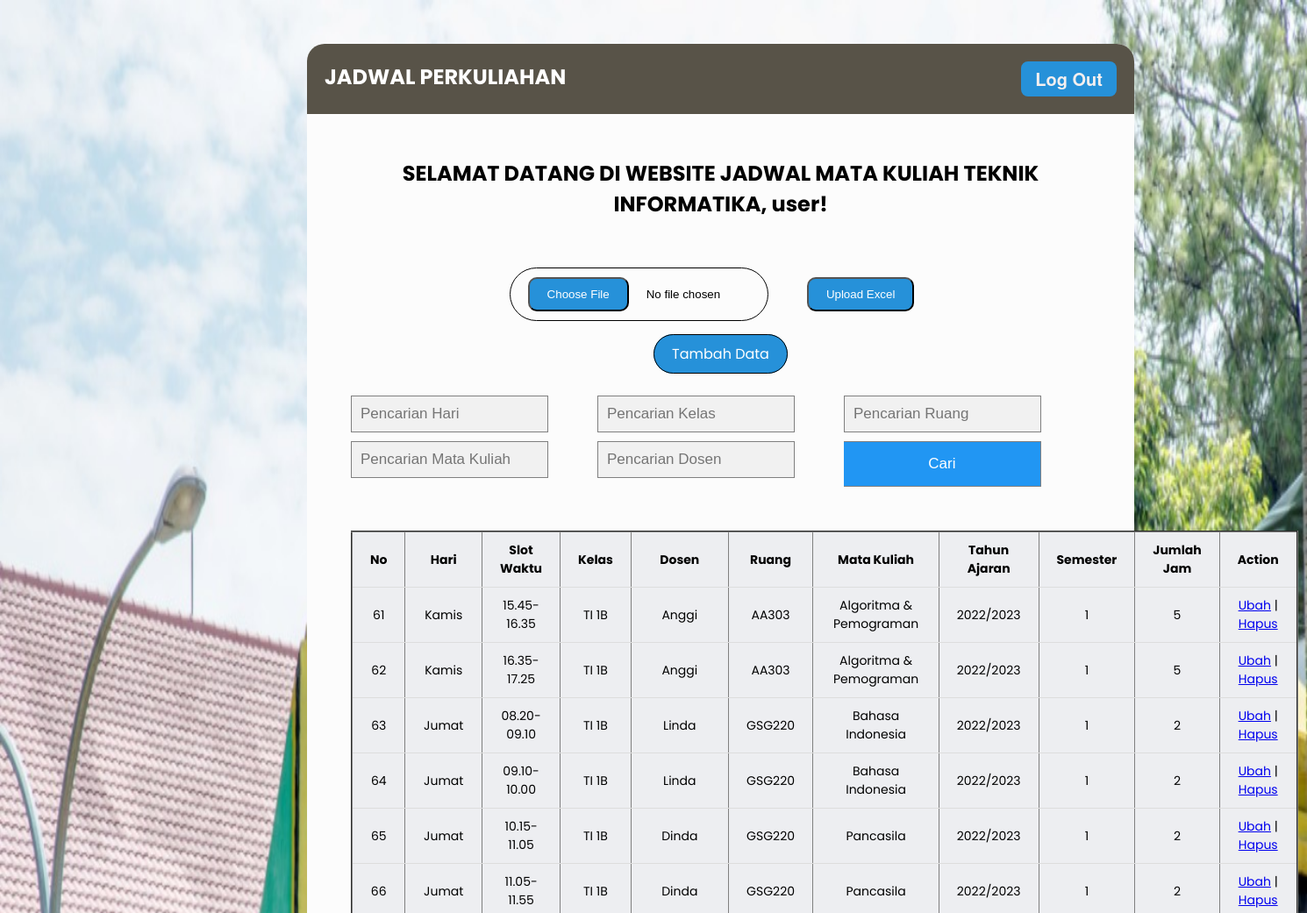
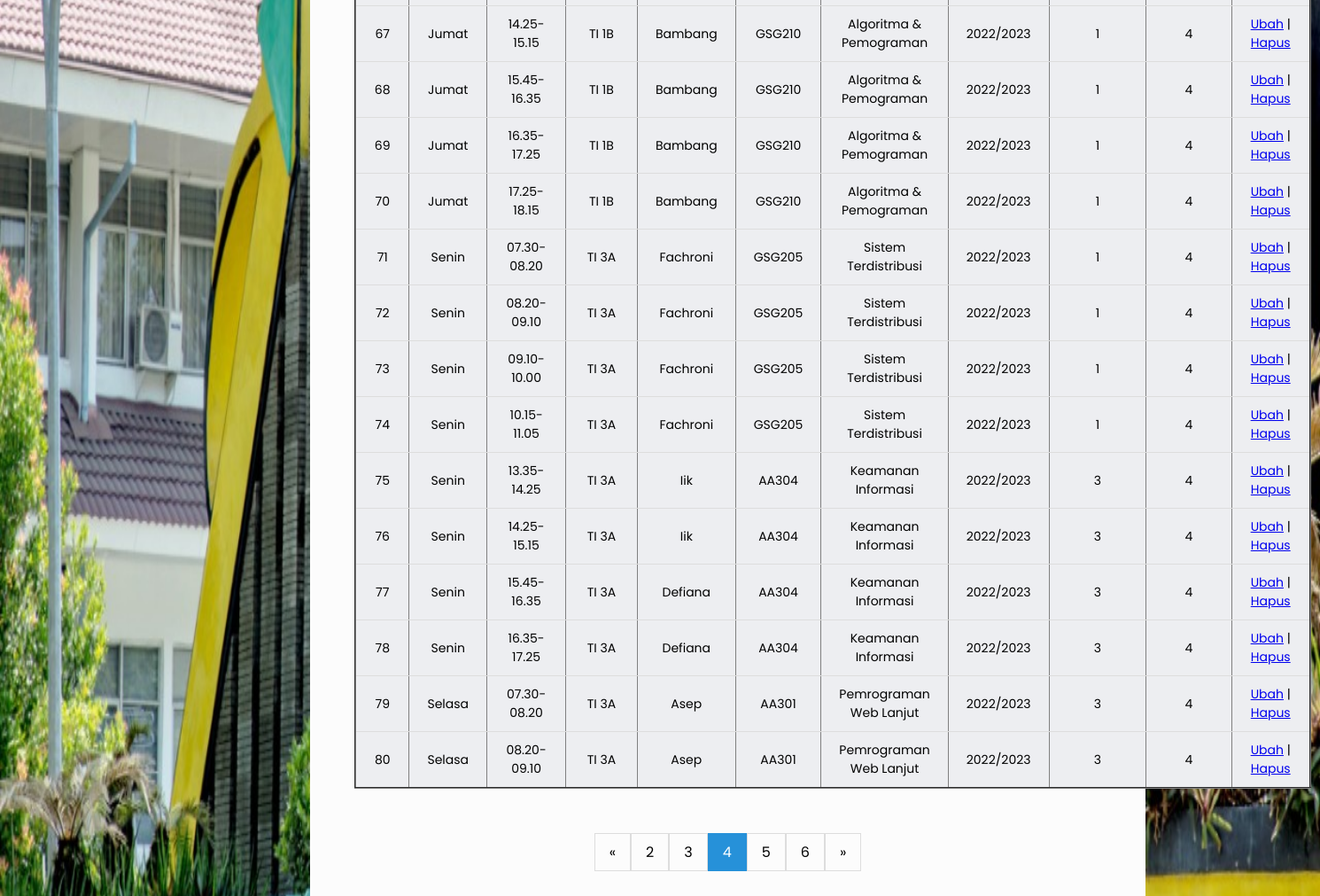
Screenshot of /admin.php?page=4 (signed in) with the database file from the repository (2 pictures, top to bottom).
### tables this page shows
CREATE TABLE `jadwal` (
  `id` int(11) NOT NULL,
  `hari` varchar(50) DEFAULT NULL,
  `slot_waktu` varchar(50) DEFAULT NULL,
  `kelas` varchar(100) DEFAULT NULL,
  `dosen` varchar(50) DEFAULT NULL,
  `ruang` varchar(50) DEFAULT NULL,
  `mata_kuliah` varchar(50) DEFAULT NULL,
  `tahun_ajaran` varchar(50) DEFAULT NULL,
  `semester` varchar(50) DEFAULT NULL,
  `jumlah_jam` int(11) DEFAULT NULL
);

### function/test.php (called while the page is built, shortened)
<?php
    $conn = mysqli_connect("localhost","root","","mahasiswa");
    $sql = "SELECT * FROM jadwal";
    $results = $conn->query($sql);
?>

### admin.php (the view, shortened to what this page needs)
<?php
    $query = "SELECT * FROM jadwal";
    $hari = isset($_GET["hari"]) ? $_GET["hari"] : "";
    $kelas = isset($_GET["kelas"]) ? $_GET["kelas"] : "";
    $ruang = isset($_GET["ruang"]) ? $_GET["ruang"] : "";
    $mata_kuliah = isset($_GET["mata_kuliah"]) ? $_GET["mata_kuliah"] : "";
    $nama_dosen = isset($_GET["nama_dosen"]) ? $_GET["nama_dosen"] : "";
    include 'function/crud.php';
    include 'function/test.php';
?>
<!DOCTYPE html>
<html lang="en">
    <head>
        <link rel="stylesheet" href="css/style2.css">
        <link rel="stylesheet" href="css/style1.css">
        <link rel="stylesheet" href="css/search.css">
        <link rel="stylesheet" href="css/upload.css">
        <link rel="stylesheet" href="https://cdnjs.cloudflare.com/ajax/libs/font-awesome/4.7.0/css/font-awesome.min.css">
        <link rel="stylesheet" href="css/pagination.css">
    </head>
    <body style="background-image: url(images/foto.jpg); background-repeat: no-repeat;background-attachment: fixed;background-size: 100% 100%;">
        <div class="body">
            <div class="header">
                <h2>JADWAL PERKULIAHAN</h2>
                <a href="logout.php" class="button-1">Log Out</a>
            </div>
            <div class="content">
                <?php echo "<h2>SELAMAT DATANG DI WEBSITE JADWAL MATA KULIAH TEKNIK INFORMATIKA, " . $_SESSION['username'] ."!". "</h2>"; ?>
                <br>
                <form action="upload.php" method="post" enctype="multipart/form-data">
                    <div class="m-4">
                        <input type="file" id="file" name="fileToUpload" class="custom-file-input" />
                        <button type="submit" name="upload" class="bg-slate-50 border-black border-2 hover:bg-black hover:text-white text-black font-bold py-2 px-4 " id="tambahButton" style="background: #2691d9;border-radius: 10px;padding: 10px 20px; text-align:center; margin-top: 7px;color: #fff;margin-right: 20px;">
                            Upload Excel
                        </button>
                    </div>
                </form>
                <br>
                <a style="background-color: #2691d9;border: 1px solid black;padding: 10px 20px;border-radius: 50px; text-decoration:none;color:#fff;" href="tambah.php">Tambah Data</a>
                <br><br>
                <form method="get" align="center" class="search" style="margin:auto; margin-top:10px;display:grid; grid-template-columns: auto auto auto;">
                    <input type="text" style="margin-bottom: 10px;" class="form-control" name="hari" id="hari" placeholder="Pencarian Hari" autocomplete="off" value="<?= $hari ?>">
                    <input type="text" style="margin-bottom: 10px;" class="form-control" name="kelas" id="kelas" placeholder="Pencarian Kelas" autocomplete="off" value="<?= $kelas ?>">
                    <input type="text" style="margin-bottom: 10px;" class="form-control" name="ruang" id="ruang" placeholder="Pencarian Ruang" autocomplete="off" value="<?= $ruang ?>">
                    <input type="text" style="margin-bottom: 10px;" class="form-control" name="mata_kuliah" id="mata_kuliah" placeholder="Pencarian Mata Kuliah" autocomplete="off" value="<?= $mata_kuliah ?>">
                    <input type="text" style="margin-bottom: 10px;" class="form-control" name="nama_dosen" id="nama_dosen" placeholder="Pencarian Dosen" autocomplete="off" value="<?= $nama_dosen ?>">
                    <button type="submit" name="cari" value="cari" style="width: 80%;">Cari</button>
                </form>
                <br><br>
                <table border="2" align="center">
                    <thead>
                        <tr>
                            <th>No</th>
                            <th>Hari</th>
                            <th>Slot Waktu</th>
                            <th>Kelas</th>
                            <th>Dosen</th>
                            <th>Ruang</th>
                            <th>Mata Kuliah</th>
                            <th>Tahun Ajaran</th>
                            <th>Semester</th>
                            <th>Jumlah Jam</th>
                            <th>Action</th>
                        </tr>
                    </thead>
                    <?php
                        if(isset($_GET['page']))
                            $page=$_GET['page'];
                        else
                            $page = 1;
                        $jumlah_baris =20;
                        $offset = ($page-1)*$jumlah_baris;
                        $value = mysqli_query($conn, "$query LIMIT $jumlah_baris OFFSET $offset ");
                    ?>
                    <?php foreach ($value as $value) : ?>
                        <tbody style="height: 3vh;">
                            <tr>
                                <td><?php echo $value ['id']; ?></td>
                                <td><?php echo $value ['hari']; ?></td>
                                <td><?php echo $value ['slot_waktu']; ?></td>
                                <td><?php echo $value ['kelas']; ?></td>
                                <td><?php echo $value ['dosen']; ?></td>
                                <td><?php echo $value ['ruang']; ?></td>
                                <td><?php echo $value ['mata_kuliah']; ?></td>
                                <td><?php echo $value ['tahun_ajaran']; ?></td>
                                <td><?php echo $value ['semester']; ?></td>
                                <td><?php echo $value ['jumlah_jam']; ?></td>
                                <td><a href="edit.php?id=<?= $value['id']?>">Ubah</a> | <a href="hapus.php?id=<?= $value['id']?>" class="text-danger">Hapus</a></td>
                            </tr>
                        </tbody>
                    <?php endforeach; ?>
                </table>
                <br /><br />
                <div class="pagination">
                    <?php
                    $paginateQuery = "";
                    $paginateQuery .= $hari != "" ? "&hari=$hari" : "";
                    $paginateQuery .= $kelas != "" ? "&kelas=$kelas" : "";
                    $paginateQuery .= $ruang != "" ? "&ruang=$ruang" : "";
                    $paginateQuery .= $mata_kuliah != "" ? "&mata_kuliah=$mata_kuliah" : "";
                    $paginateQuery .= $nama_dosen != "" ? "&nama_dosen=$nama_dosen" : "";
                    echo '<a href="admin.php?page='.($page-1).($paginateQuery).'">&laquo;</a>';
                    if($page<=3){
                        for($i=1;$i<=5;$i++){
                            if($page == $i)
                                echo '<a class="active" href="admin.php?page='.($i).($paginateQuery).'">'.($i).'</a>';
                            else
                                echo '<a href="admin.php?page='.($i).($paginateQuery).'">'.($i).'</a>';
                        }
                    }
                    else{
                        for($i=$page-2;$i<=$page+2;$i++){
                            if($page == $i)
                                echo '<a class="active" href="admin.php?page='.($i).($paginateQuery).'">'.($i).'</a>';
                            else
                                echo '<a href="admin.php?page='.($i).($paginateQuery).'">'.($i).'</a>';
                            }
                    }
                    echo '<a href="admin.php?page='.($page+1).'">&raquo;</a>';
                    ?>
                </div>
            </div>
        </div>
    </body>
</html>

### css/style2.css (style rules this page uses)
* { margin: 0; padding: 0; }
body { background-image: url(img/bgpnj.jpg); background-size: cover; }
.body { font-family: 'Poppins', sans-serif; margin: 50px; border-radius: 20px; background-color: rgb(252, 252, 252); }
.header { border-top-left-radius: 20px; border-top-right-radius: 20px; font-family: 'Poppins', sans-serif; display: flex; background-color: rgb(88, 83, 72); padding: 20px; justify-content: space-between; color: white; }
.button-1 { background-color: #2691d9; border-radius: 8px; border-style: none; box-sizing: border-box; color: #f5efef; cursor: pointer; display: inline-block; font-family: "Haas Grot Text R Web", "Helvetica Neue", Helvetica, Arial, sans-serif; font-size: 20px; font-weight: bold; height: 40px; line-height: 20px; list-style: none; margin: 0; outline: none; padding: 10px 16px; position: relative; text-align: center; text-decoration: none; transition: color 100ms; vertical-align: baseline; user-select: none; -webkit-user-select: none; touch-action: manipulation; }
.content { text-align: center; padding: 50px; }
.content h2 { margin-bottom: 30px; }

### css/style1.css (style rules this page uses)
body { width: 70%; margin-left: 300px; justify-content: center; font-family: 'Poppins', sans-serif; background-color: #adacac; }
table { width: 100%; border-collapse: collapse; }
th, td { border-bottom: 1px solid #dddddd; padding: 10px 20px; font-size: 14px; }
tr:nth-child(odd) { background-color: #edeef1; }

### css/search.css (style rules this page uses)
body { font-family: Arial; }
* { box-sizing: border-box; }
form.search input[type=text] { padding: 10px; font-size: 17px; border: 1px solid grey; float: left; width: 80%; background: #f1f1f1; }
form.search button { float: left; width: 20%; padding: 10px; background: #2196F3; color: white; font-size: 17px; border: 1px solid grey; border-left: none; cursor: pointer; }
form.search::after { content: ""; clear: both; display: table; }

### css/upload.css (style rules this page uses)
input[type=file] { margin-right: 40px; border: 1px solid black; padding: 10px 20px; border-radius: 50px; color: rgb(0, 0, 0); cursor: pointer; transition: background .2s ease-in-out; }

### css/pagination.css (style rules this page uses)
.pagination { display: inline-block; }
.pagination a { color: black; float: left; padding: 8px 16px; text-decoration: none; transition: background-color .3s; border: 1px solid #ddd; }
.pagination a.active { background-color: #2691d9; color: white; border: 1px solid #2691d9; }

### rows the page displays
jadwal: id "61", hari "Kamis", slot_waktu "15.45-16.35", kelas "TI 1B", dosen "Anggi", ruang "AA303", mata_kuliah "Algoritma & Pemograman", tahun_ajaran "2022/2023", semester "1", jumlah_jam "5"
jadwal: id "62", hari "Kamis", slot_waktu "16.35-17.25", kelas "TI 1B", dosen "Anggi", ruang "AA303", mata_kuliah "Algoritma & Pemograman", tahun_ajaran "2022/2023", semester "1", jumlah_jam "5"
jadwal: id "63", hari "Jumat", slot_waktu "08.20-09.10", kelas "TI 1B", dosen "Linda", ruang "GSG220", mata_kuliah "Bahasa Indonesia", tahun_ajaran "2022/2023", semester "1", jumlah_jam "2"
jadwal: id "64", hari "Jumat", slot_waktu "09.10-10.00", kelas "TI 1B", dosen "Linda", ruang "GSG220", mata_kuliah "Bahasa Indonesia", tahun_ajaran "2022/2023", semester "1", jumlah_jam "2"
jadwal: id "65", hari "Jumat", slot_waktu "10.15-11.05", kelas "TI 1B", dosen "Dinda", ruang "GSG220", mata_kuliah "Pancasila", tahun_ajaran "2022/2023", semester "1", jumlah_jam "2"
jadwal: id "66", hari "Jumat", slot_waktu "11.05-11.55", kelas "TI 1B", dosen "Dinda", ruang "GSG220", mata_kuliah "Pancasila", tahun_ajaran "2022/2023", semester "1", jumlah_jam "2"
jadwal: id "67", hari "Jumat", slot_waktu "14.25-15.15", kelas "TI 1B", dosen "Bambang", ruang "GSG210", mata_kuliah "Algoritma & Pemograman", tahun_ajaran "2022/2023", semester "1", jumlah_jam "4"
jadwal: id "68", hari "Jumat", slot_waktu "15.45-16.35", kelas "TI 1B", dosen "Bambang", ruang "GSG210", mata_kuliah "Algoritma & Pemograman", tahun_ajaran "2022/2023", semester "1", jumlah_jam "4"
jadwal: id "69", hari "Jumat", slot_waktu "16.35-17.25", kelas "TI 1B", dosen "Bambang", ruang "GSG210", mata_kuliah "Algoritma & Pemograman", tahun_ajaran "2022/2023", semester "1", jumlah_jam "4"
jadwal: id "70", hari "Jumat", slot_waktu "17.25-18.15", kelas "TI 1B", dosen "Bambang", ruang "GSG210", mata_kuliah "Algoritma & Pemograman", tahun_ajaran "2022/2023", semester "1", jumlah_jam "4"
jadwal: id "71", hari "Senin", slot_waktu "07.30-08.20", kelas "TI 3A", dosen "Fachroni", ruang "GSG205", mata_kuliah "Sistem Terdistribusi", tahun_ajaran "2022/2023", semester "1", jumlah_jam "4"
jadwal: id "72", hari "Senin", slot_waktu "08.20-09.10", kelas "TI 3A", dosen "Fachroni", ruang "GSG205", mata_kuliah "Sistem Terdistribusi", tahun_ajaran "2022/2023", semester "1", jumlah_jam "4"
jadwal: id "73", hari "Senin", slot_waktu "09.10-10.00", kelas "TI 3A", dosen "Fachroni", ruang "GSG205", mata_kuliah "Sistem Terdistribusi", tahun_ajaran "2022/2023", semester "1", jumlah_jam "4"
jadwal: id "74", hari "Senin", slot_waktu "10.15-11.05", kelas "TI 3A", dosen "Fachroni", ruang "GSG205", mata_kuliah "Sistem Terdistribusi", tahun_ajaran "2022/2023", semester "1", jumlah_jam "4"
jadwal: id "75", hari "Senin", slot_waktu "13.35-14.25", kelas "TI 3A", dosen "Iik", ruang "AA304", mata_kuliah "Keamanan Informasi", tahun_ajaran "2022/2023", semester "3", jumlah_jam "4"
jadwal: id "76", hari "Senin", slot_waktu "14.25-15.15", kelas "TI 3A", dosen "Iik", ruang "AA304", mata_kuliah "Keamanan Informasi", tahun_ajaran "2022/2023", semester "3", jumlah_jam "4"
jadwal: id "77", hari "Senin", slot_waktu "15.45-16.35", kelas "TI 3A", dosen "Defiana", ruang "AA304", mata_kuliah "Keamanan Informasi", tahun_ajaran "2022/2023", semester "3", jumlah_jam "4"
jadwal: id "78", hari "Senin", slot_waktu "16.35-17.25", kelas "TI 3A", dosen "Defiana", ruang "AA304", mata_kuliah "Keamanan Informasi", tahun_ajaran "2022/2023", semester "3", jumlah_jam "4"
jadwal: id "79", hari "Selasa", slot_waktu "07.30-08.20", kelas "TI 3A", dosen "Asep", ruang "AA301", mata_kuliah "Pemrograman Web Lanjut", tahun_ajaran "2022/2023", semester "3", jumlah_jam "4"
jadwal: id "80", hari "Selasa", slot_waktu "08.20-09.10", kelas "TI 3A", dosen "Asep", ruang "AA301", mata_kuliah "Pemrograman Web Lanjut", tahun_ajaran "2022/2023", semester "3", jumlah_jam "4"

### other values shown
$_SESSION['username'] "user"
